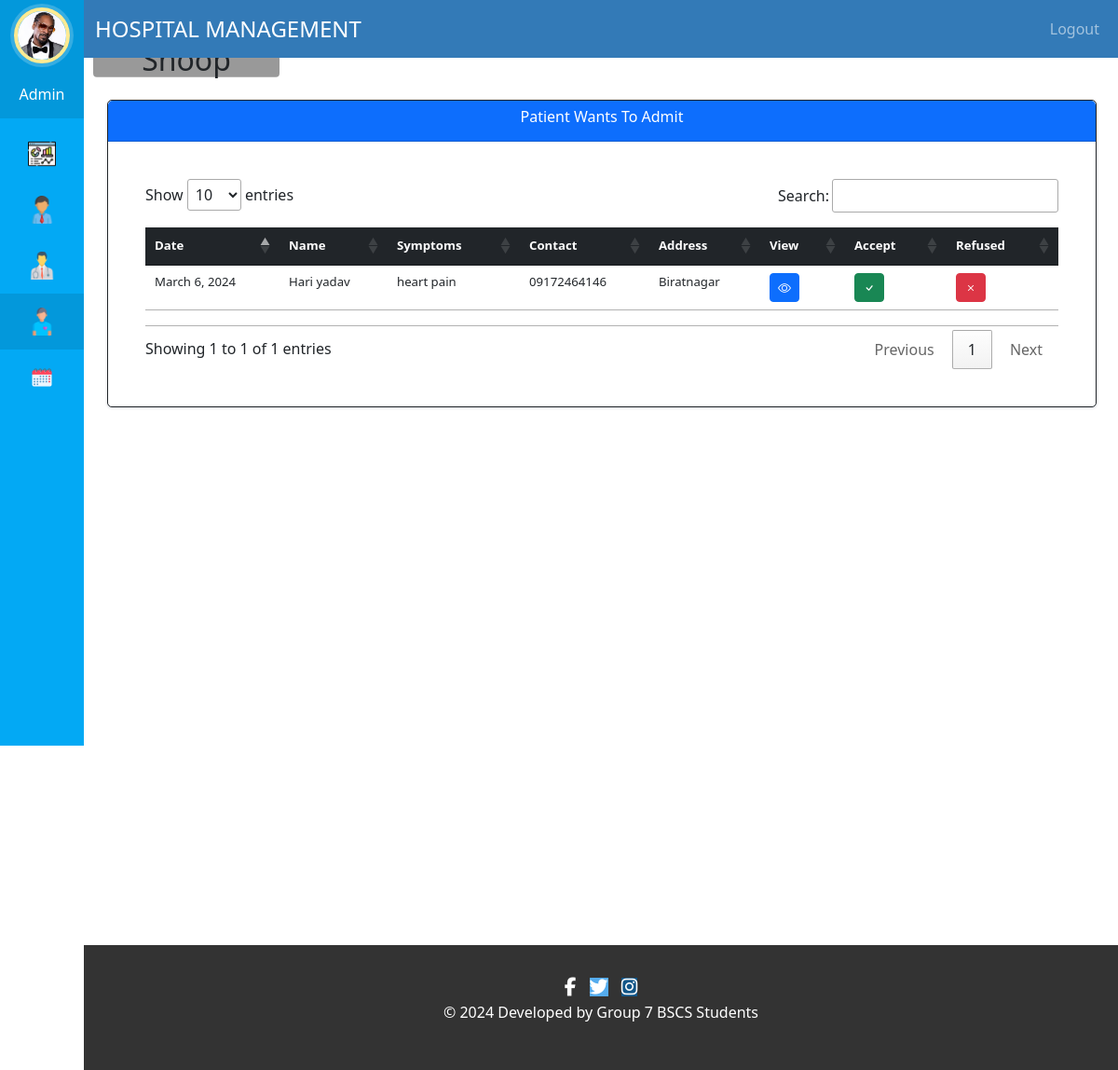
The app's page /admin-approve-patient (signed in) with its own data.
### hospital/models.py (models this page shows, shortened)
class HospitalStaffAdmin(models.Model):
    staff_id = models.AutoField(primary_key=True)
    user = models.ForeignKey(User, on_delete=models.CASCADE)
    username = models.CharField(max_length=40, blank=False, null=False)
    profile_pic= models.ImageField(upload_to='profile_pic/StaffAdminProfilePic/',null=True, blank=True)
    address = models.CharField(max_length=40, blank=False, null=False)
    mobile = models.CharField(max_length=20, null=True, blank=False)
    email = models.EmailField(validators=[validate_email], blank=False, null=False)

class Patient(models.Model):
    user = models.OneToOneField(User, on_delete=models.CASCADE)
    first_name = models.CharField(max_length=50)
    last_name = models.CharField(max_length=50)
    gender = models.CharField(max_length=10, choices=sex)  # New field
    date_of_birth = models.DateField()
    address = models.CharField(max_length=100)
    mobile = models.CharField(max_length=20)
    status = models.BooleanField(default=False)
    admit_date = models.DateField(auto_now=False)
    profile_pic = models.ImageField(upload_to='profile_pic/PatientProfilePic/', null=True, blank=True)
    assigned_doctor_id = models.PositiveIntegerField(null=False)
    assigned_doctor = models.CharField(max_length=50)
    symptoms = models.CharField(max_length=100)
    @property
    def get_name(self):
        return self.user.first_name + " " + self.user.last_name

### hospital/views.py (the view)
# urls.py: path('admin-approve-patient', views.admin_approve_patient_view,name='admin-approve-patient'),
@login_required(login_url='adminlogin')
@user_passes_test(is_admin)
def admin_approve_patient_view(request):
    admin = models.HospitalStaffAdmin.objects.get(user_id=request.user.id)
    patients=models.Patient.objects.all().filter(status=False)
    context = {
        'patients': patients,
        'admin': admin
    }
    return render(request,'hospital/admin_approve_patient.html', context)

### hospital/views.py (called while the page is built)
def is_admin(user):
    return user.groups.filter(name='ADMIN').exists()

### templates/hospital/admin_approve_patient.html (shortened to what this page needs)
{% extends 'hospital/admin_base.html' %}
{% block content %}
{%load static%}
<head>
  <link rel="stylesheet" href="//cdn.datatables.net/1.13.7/css/jquery.dataTables.min.css">
</head>
<br><br>
<div class="view-patients-admit-panel">
  <div class="card border border-dark">
    <div class="card-header bg-primary text-white">
      <h6 class="card-title">Patient Wants To Admit</h6>
    </div>
    <div class="card-body">
      <div class="table-responsive p-4">
        <table class="table table-hover py-3" id="dev-table">
          <thead class="table-dark">
            <tr>
              <th>Date</th>
              <th>Name</th>
              <th>Symptoms</th>
              <th>Contact</th>
              <th>Address</th>
              <th>View</th>
              <th>Accept</th>
              <th>Refused</th>
            </tr>
          </thead>
          <tbody>
            {% for p in patients %}
            <tr>
              <td>{{ p.admit_date }}</td>
              <td>{{ p.get_name }}</td>
              <td>{{ p.symptoms }}</td>
              <td>{{ p.mobile }}</td>
              <td>{{ p.address }}</td>
              <td>
                <a class="btn btn-primary btn-sm" href="{% url 'admin-patient-details' p.id %}"><i class="bi bi-eye"></i></a>
              </td>
              <td>
                <a class="btn btn-success btn-sm" href="{% url 'approve-patient' p.id %}"><i class="bi bi-check"></i></a>
              </td>
              <td>
                <a class="btn btn-danger btn-sm delete-btn" href="{% url 'reject-patient' p.id %}"><i class="bi bi-x"></i></a>
              </td>
            </tr>
            {% endfor %}
          </tbody>
        </table>
      </div>
    </div>
  </div>
</div>
{% endblock content %}

### templates/hospital/admin_base.html (shortened to what this page needs)
<!DOCTYPE html>
{% load static %}
{% with current_page=request.path %}
<html lang="en">
<head>
  <link href="https://cdn.jsdelivr.net/npm/bootstrap@5.3.0-alpha1/dist/css/bootstrap.min.css" rel="stylesheet">
  <link rel="stylesheet" href="https://cdn.jsdelivr.net/npm/bootstrap-icons@1.3.0/font/bootstrap-icons.css">
  <link rel="stylesheet" href="{% static '/style.css' %}">
</head>
<body>
  <nav class="menu" tabindex="0">
    <header class="avatar">
      <a href="#" data-bs-toggle="modal" data-bs-target="#profilePicModal" class="position-relative">
        {% if admin.profile_pic %}
            <img class="rounded-circle" src="{{ admin.profile_pic.url }}" alt="Profile Pic"/>
        {% else %}
            <img class="rounded-circle" src="{% static 'images/adminpropic.png' %}" alt="Default Profile Pic"/>
            <span class="position-absolute top-50 start-50 translate-middle bi-camera-fill"></span>
        {% endif %}
      </a>
      <br><br>
        <h6 class="text-white">Admin</h6>
        <h2>{{ request.user.first_name }}</h2>
    </header>
    <ul class="navbar-nav">
        <li tabindex="0" id="adminDashboardIcon" class="icon-dashboard nav-item {% if 'dashboard' in request.path %}active{% endif %}">
            <a class="nav-link text-white" href="/admin-dashboard">
            </a>
        </li>
        <li tabindex="0" id="djangoAdminIcon" class="icon-admin nav-item">
            <a class="nav-link text-white" href="/admin/">
            </a>
        </li>
        <li tabindex="0" id="adminDoctorIcon" class="icon-customers nav-item {% if 'doctor' in request.path %}active{% endif %}">
            <a class="nav-link text-white" href="/admin-doctor">
            </a>
        </li>
        <li tabindex="0" id="adminPatientIcon" class="icon-users nav-item {% if 'patient' in request.path %}active{% endif %}">
            <a class="nav-link text-white" href="/admin-patient">
            </a>
        </li>
        <li tabindex="0" id="adminAppointmentIcon" class="icon-calendar nav-item {% if 'appointment' in request.path %}active{% endif %}">
            <a class="nav-link text-white" href="/admin-appointment">
            </a>
        </li>
    </ul>
</nav>
{% endwith %}
<main>
  <div class="bs-example">
    <nav class="navbar navbar-expand-md navbar-dark fixed-top" style="background:#337AB7;">
        <div class="container-fluid">
            <a href="/admin-dashboard" class="navbar-brand">HOSPITAL MANAGEMENT</a>
            <div class="collapse navbar-collapse justify-content-end" id="navbarCollapse">
                <ul class="navbar-nav">
                    <li class="nav-item">
                        <form id="logoutForm" action="{% url 'logout' %}" method="post">
                            <a href="#" class="nav-link" id="logoutLink">Logout</a>
                        </form>
                    </li>
                </ul>
            </div>
        </div>
    </nav>
  </div>
    <br><br>
    <div class="container-fluid">
        <div class="row">
            <div class="col-md-12">
                {% block content %}
                {% endblock %}
            </div>
        </div>
    </div>
    <br><br><br><br>
    {% include 'hospital/footer.html' %}
</main>
</body>
</html>

### static/style.css (style rules this page uses)
body { padding-left: 240px; }
main { position: relative; height: 100vh; }
.menu { background: #5bc995; height: 100vh; width: 240px; position: fixed; top: 0px; left: 0; z-index: 5; outline: none; }
.menu .avatar { background: rgba(0, 0, 0, 0.1); padding: 2em 0.5em; text-align: center; }
.menu .avatar img { width: 100px; border-radius: 50%; overflow: hidden; border: 4px solid #ffea92; box-shadow: 0 0 0 4px rgba(255, 255, 255, 0.2); }
.menu .avatar h2 { font-weight: normal; margin-bottom: 0; }
.menu ul { list-style: none; padding: 0.5em 0; margin: 0; }
.menu ul li { padding: 0.5em 1em 0.5em 3em; font-size: 0.95em; font-weight: regular; background-repeat: no-repeat; background-position: left 15px center; background-size: auto 20px; transition: all 0.15s linear; cursor: pointer; }
.menu ul li.icon-dashboard { background-image: url("http://www.entypo.com/images//gauge.svg"); }
.menu ul li.icon-customers { background-image: url("http://www.entypo.com/images//briefcase.svg"); }
.menu ul li.icon-users { background-image: url("http://www.entypo.com/images//users.svg"); }
.menu ul li.icon-calendar { background-image: url("http://www.entypo.com/images//calendar.svg"); }
a:link { text-decoration: none; }
.menu { top: 50px; }
h6 { color: white; }
.card { border-radius: 5px; -webkit-box-shadow: 0 1px 2.94px 0.06px rgba(4, 26, 55, 0.16); box-shadow: 0 1px 2.94px 0.06px rgba(4, 26, 55, 0.16); border: none; margin-bottom: 30px; -webkit-transition: all 0.3s ease-in-out; transition: all 0.3s ease-in-out; }

### templates/hospital/admin_approve_patient.html (style rules this page uses)
a:link { text-decoration: none; }
h6 { text-align: center; }
.row { margin: 10px auto; }
.table-responsive { text-wrap: wrap; }
.view-patients-admit-panel { width: 100%; height: 100vh; position: relative; margin: 1px 1px 1px 1px; text-align: start; }
@media only screen and (min-width: 768px) { table { font-size: 0.825rem; } }
@media only screen and (min-width: 768px) { th, td { padding: 0.75rem; } }

### records on screen
HospitalStaffAdmin: profile_pic (picture)
Patient: admit_date "March 6, 2024", get_name "Hari yadav", symptoms "heart pain", mobile "09172464146", address "Biratnagar"

### other values on screen
{{ request.user.first_name }} "Snoop"
